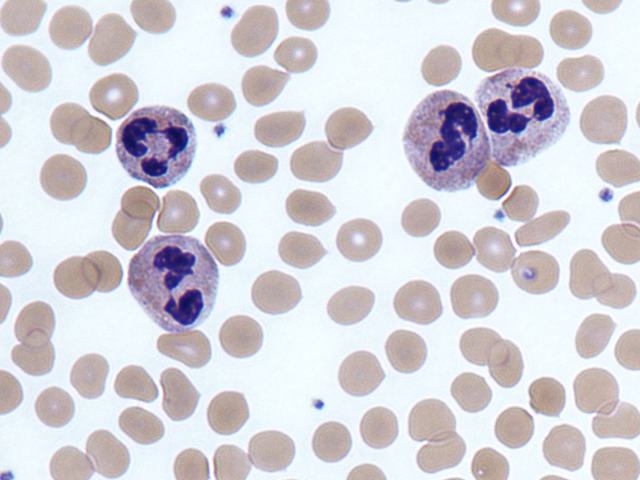
#> input picture Day4/cells.png, 640 x 480 px
$ python 4_binarization.py
#> lines starting #> are read from the running program, lines starting #| are printed output that depends on the picture; after the words box and inside, x2 and y2 are one past the last pixel; in counts of white or black regions, pixels touching at a corner belong together
import cv2
import matplotlib.pyplot as plt

img = cv2.imread('./cells.png', cv2.IMREAD_GRAYSCALE)
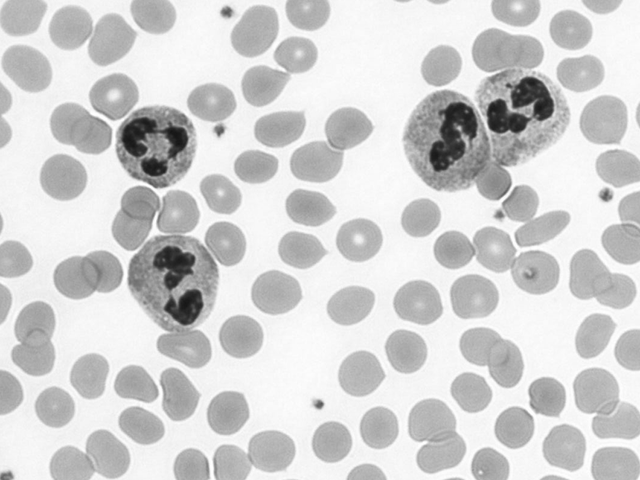
#> img: shape (480, 640); min 21, max 255, mean 209.5
hist = cv2.calcHist([img], [0], None, [256], [0, 255])
#> hist = 256 values, max 21761 at index 246, min 0 at index 0, mean 1199.9

# a: thresh, 100
s, dst1 = cv2.threshold(img, 100, 255, cv2.THRESH_BINARY)
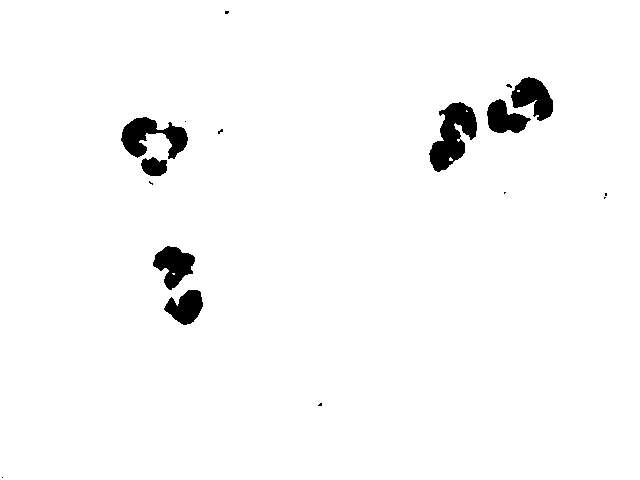
#> dst1: shape (480, 640); 97.5% white; 17 black regions (10 under 20 px), largest, box (x1, y1, x2, y2) and area: (429, 102, 477, 172) 1853, (121, 117, 188, 159) 1448, (511, 77, 553, 121) 1112
# b: thresh, 210
b, dst2 = cv2.threshold(img, 210, 255, cv2.THRESH_BINARY)
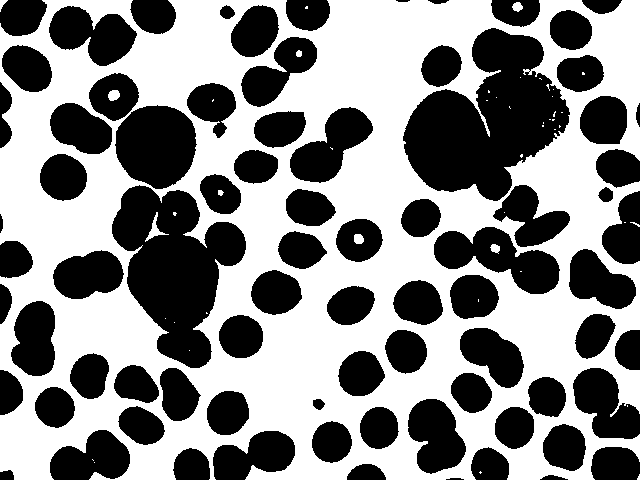
#> dst2: shape (480, 640); 53.4% white; 79 black regions, largest, box (x1, y1, x2, y2) and area: (403, 28, 570, 201) 16495, (112, 185, 246, 368) 13509, (115, 105, 197, 189) 5253

cv2.imshow('img',img)
cv2.imshow('dst1',dst1)
cv2.imshow('dst2',dst2)

plt.plot(hist)
plt.show()
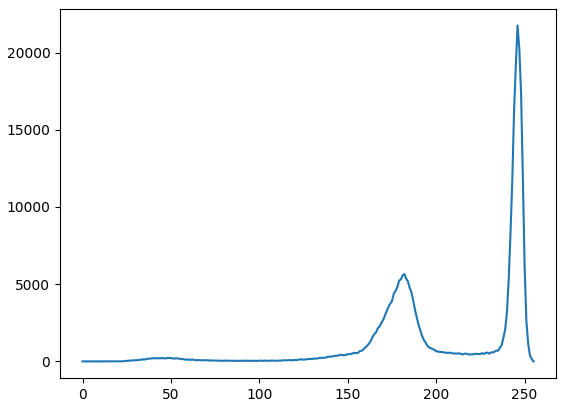
#> figure drawn by matplotlib, 1 panel; curve peaks at x = 246, y = 21761
cv2.waitKey()
